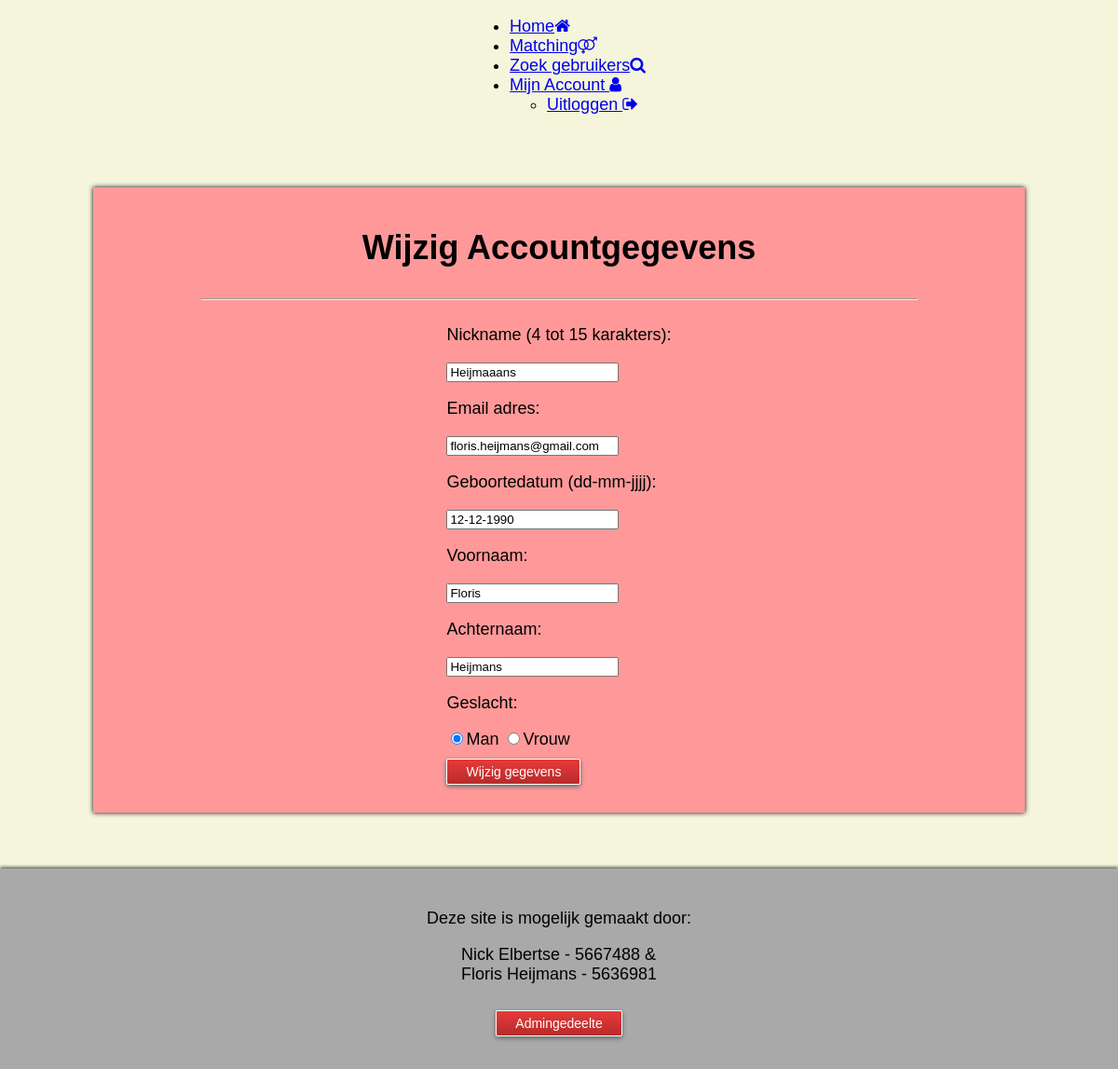
/index.php/user/wijzigAccount (signed in), run on the app's committed database.
### tables this page shows
CREATE TABLE 'Users' (UserID INTEGER PRIMARY KEY AUTOINCREMENT NOT NULL, Nickname STRING, Voornaam VARCHAR, Achternaam VARCHAR, Email STRING, Geslacht BOOLEAN, Geboortedatum DATE, 'MailValid' BOOLEAN DEFAULT 0, 'PassHash' TEXT, 'Beschrijving' TEXT DEFAULT 'Ik ben.....', 'admin' BOOLEAN DEFAULT 0, 'ProfielFoto' TEXT);

### application/controllers/User.php (called while the page is built, shortened)
<?php
class User extends MY_Controller {
    function __construct()
	{
		$this->load->helper(array('form', 'url'));
	}
    public function wijzigAccount(){
        $UserID = $_SESSION['UserID'];
        $data['nick'] = '';
        $data['voornaam'] = '';
        $data['achternaam'] = '';
        $data['email'] = '';
        $data['geslacht'] = '';
        $data['geboortedatum'] = '';
        foreach($this->User_model->getUserById($UserID) as $row){
            $data['nick'] = $row['Nickname'];
            $data['voornaam'] = $row['Voornaam'];
            $data['achternaam'] = $row['Achternaam'];
            $data['email'] = $row['Email'];
            $data['geslacht'] = $row['Geslacht'];
            $data['geboortedatum'] = $row['Geboortedatum'];
        }
        $data['title'] = "Account wijzigen";
        $this->load->view('header.php', $data);
        $this->load->view('menubalk.php');
        $this->load->view('wijzig_account.php', $data);
        $this->load->view('footer.php');
    }
}?>

### index.php (called while the page is built, shortened)
<?php
require_once BASEPATH.'core/CodeIgniter.php';

### application/models/User_model.php (called while the page is built, shortened)
<?php
class User_model extends CI_Model{
    public function getUserById($ID){
        $sql = "SELECT * FROM Users WHERE UserID = ?";
        $query = $this->db->query($sql, array($ID));
        return $query->result_array();
    }
}
?>

### application/views/wijzig_account.php (the view)
<div class="content">
    <h1>Wijzig Accountgegevens</h1>
    <hr width="80%">
    <?php echo form_open('User/wijzigAccountForm'); ?>
        <p>Nickname (4 tot 15 karakters):</p>
        	<input maxlength="80" type="text" name="nick" value="<?php echo set_value('nick', $nick); ?>">
        <p class="layout_text"> Email adres:</p>
        	<input maxlength="80" type="email" name="email" value="<?php echo set_value('email', $email); ?>" >
        <p>Geboortedatum (dd-mm-jjjj):</p>
        	<input type="text" name="geboortedatum" value="<?php echo set_value('geboortedatum', $geboortedatum); ?>">
        <p>Voornaam:</p>
        	<input maxlength="80" type="text" name="voornaam" value="<?php echo set_value('voornaam', $voornaam); ?>" >
        <p>Achternaam:</p>
        	<input maxlength="80" type="text" name="achternaam" value="<?php echo set_value('achternaam', $achternaam); ?>">
        <p>Geslacht:</p>
        	<div class="geslacht">
            	<input type="radio" name="geslacht" value="M" placeholder="Man" <?php if($geslacht == 'M'){echo 'checked';}?>>Man
        		<input type="radio" name="geslacht" value="V" placeholder="Vrouw" <?php if($geslacht == 'V'){echo 'checked';}?>>Vrouw
            </div>
        	<input type="submit" class="verzendknop margin_top_20" value="Wijzig gegevens">
        </form>
</div>

### css/style.css (style rules this page uses)
body { font-family: Quicksand Light, sans-serif; font-size: 18px; margin: 0px; background: beige; display: flex; justify-content: center; flex-direction: column; align-items: center; }
.content { width: 80%; background: #FF9999; display: flex; flex-direction: column; justify-content: center; align-items: center; margin: 60px 0px; padding: 20px; box-shadow: 0px 0px 5px; }
.verzendknop { background: #e83a3a; background: -webkit-linear-gradient(top, #e83a3a, #b82b2b); background: -moz-linear-gradient(top, #e83a3a, #b82b2b); background: -ms-linear-gradient(top, #e83a3a, #b82b2b); background: -o-linear-gradient(top, #e83a3a, #b82b2b); background: linear-gradient(to bottom, #e83a3a, #b82b2b); border: 1px solid; -webkit-border-radius: 2; -moz-border-radius: 2; border-radius: 2px; -webkit-box-shadow: 0px 2px 5px #666666; -moz-box-shadow: 0px 2px 5px #666666; box-shadow: 0px 2px 5px #666666; font-family: inherit; color: #ffffff; font-size: 14px; padding: 5px 20px 5px 20px; margin: 10px 0px; text-decoration: none; -webkit-transition-duration: 0.3s; transition-duration: 0.3s; -webkit-transition-property: all; transition-property: all; }

### data on the page
users: nick "Heijmaaans", email "floris.heijmans@gmail.com", geboortedatum "12-12-1990", voornaam "Floris", achternaam "Heijmans", Geslacht "☑"
